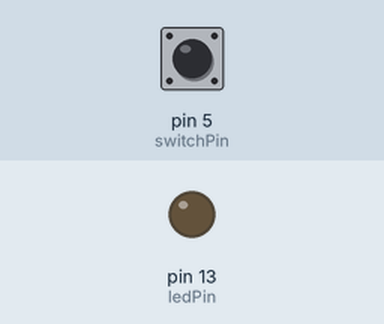
Bench run of a sketch on a simulated Arduino Uno, built with avr-gcc and run on an emulated ATmega328P. On the bench: output pins drawn as LEDs (lit = HIGH). Dashed ring = blinking. The test bench sets the inputs (shaded band); at power-on: pin 5 (switchPin) HIGH.

Above: at 1.2 s.
1.3 s: pin 5 (switchPin) pulled LOW for 0.15 s
At 1.6 s:
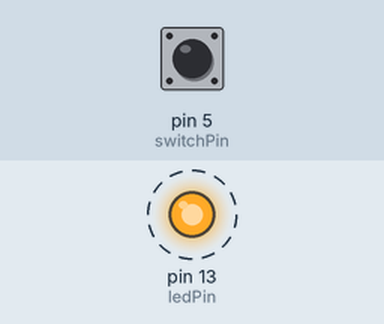
Timing chart, 0 to 10.4 s (numbered marks = the images above; inputs shaded):
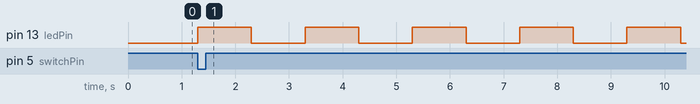

The sketch:

sketch_16_01_flashing_1.ino
```cpp
// sketch_16_01_flashing_1

const int ledPin = 13;
const int switchPin = 5;
const int period = 1000;

boolean flashing = false;

void setup()
{
  pinMode(ledPin, OUTPUT);
  pinMode(switchPin, INPUT_PULLUP);
}

void loop()
{
  if (digitalRead(switchPin) == LOW)
  {
    flashing = ! flashing;
  }
  if (flashing)
  {
    digitalWrite(ledPin, HIGH);
    delay(period);
    digitalWrite(ledPin, LOW);
    delay(period);
  }
}
```

Measured:
- after the input at 1.3 s, pin 13 (ledPin): alternates HIGH for 1.0 s and LOW for 1.0 s, starting at once
